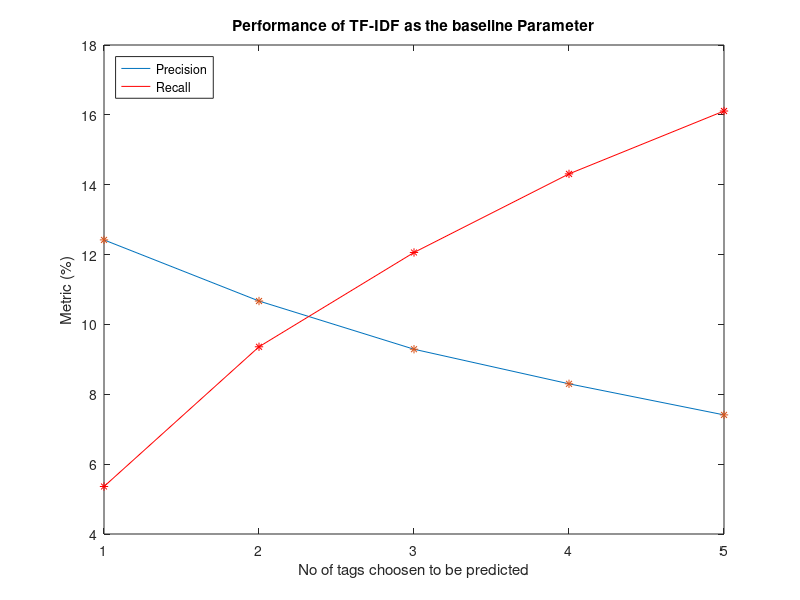
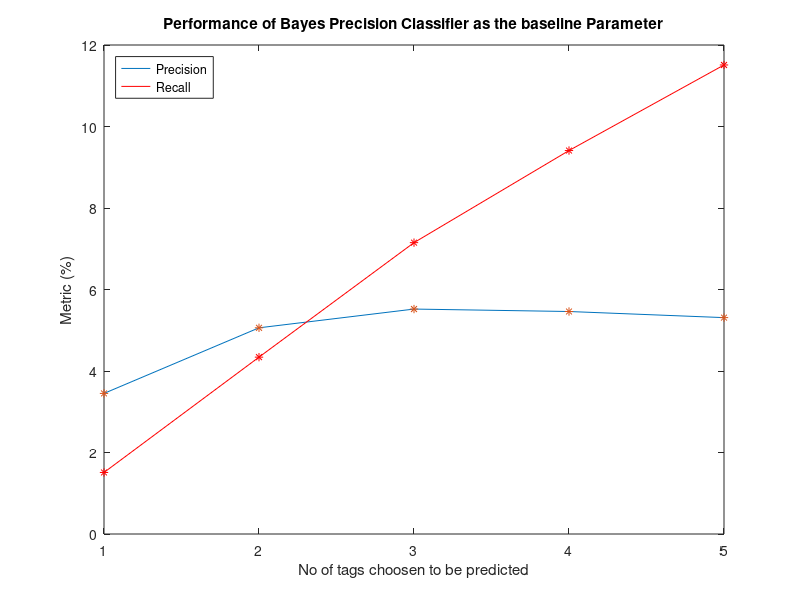

Here is the MATLAB script that generated these plots, in order:
tfidf_precision = [12.42 , 10.67 , 9.29 , 8.30, 7.41];
tfidf_recall = [5.36 , 9.36 , 12.06, 14.31, 16.11];

bayes_precision = [3.45 ,5.06 ,5.52 ,5.46 ,5.31];
bayes_recall = [1.51 ,4.34 ,7.15, 9.41, 11.51];

x= 1:5;

figure;
plot(x, tfidf_precision);
hold on;
plot(x, tfidf_recall, 'r');
hold on;
plot(x, tfidf_precision, '*');
hold on;
plot(x, tfidf_recall, 'r*');
xlabel('No of tags choosen to be predicted');
ylabel('Metric (%)');
title('Performance of TF-IDF as the baseline Parameter');
legend('Precision', 'Recall', 'Location', 'northwest');

figure;
plot(x, bayes_precision);
hold on;
plot(x, bayes_recall, 'r');
hold on;
plot(x, bayes_precision, '*');
hold on;
plot(x, bayes_recall, 'r*');
xlabel('No of tags choosen to be predicted');
ylabel('Metric (%)');
title('Performance of Bayes Precision Classifier as the baseline Parameter');
legend('Precision', 'Recall', 'Location', 'northwest');